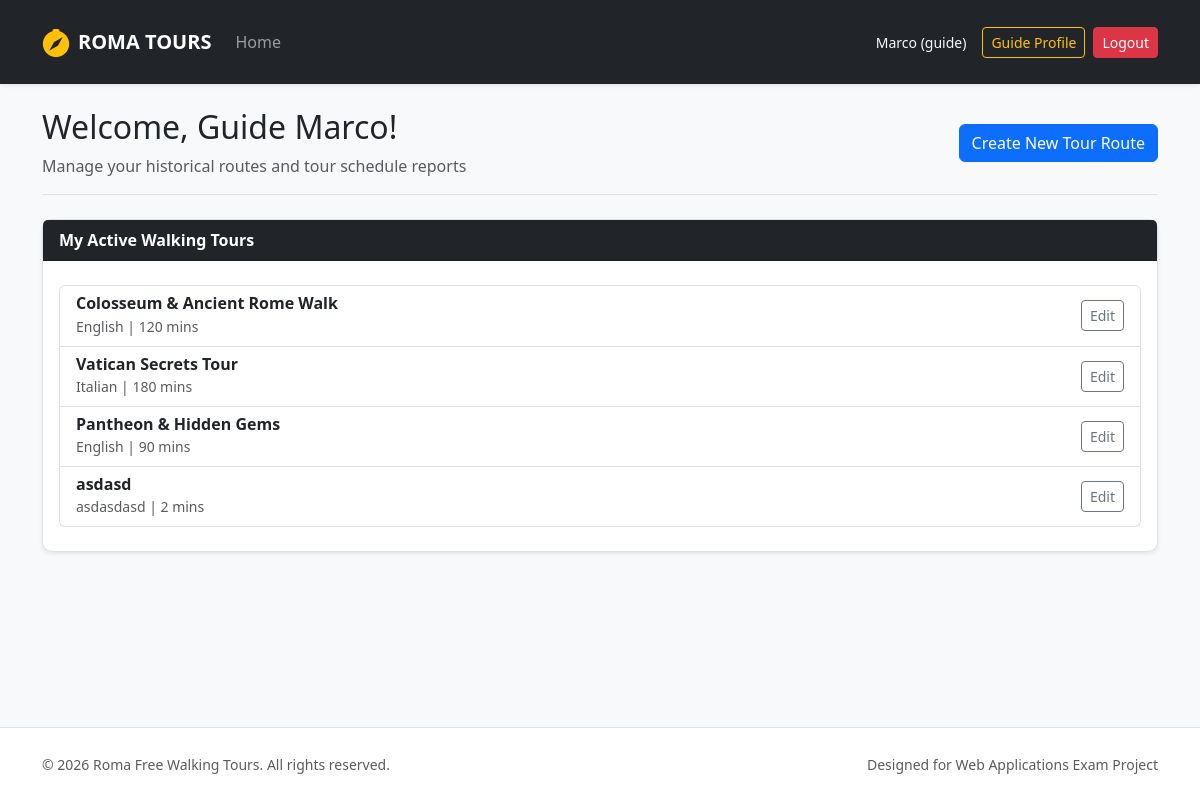
Page /guide/profile (signed in) on the earlier database version.
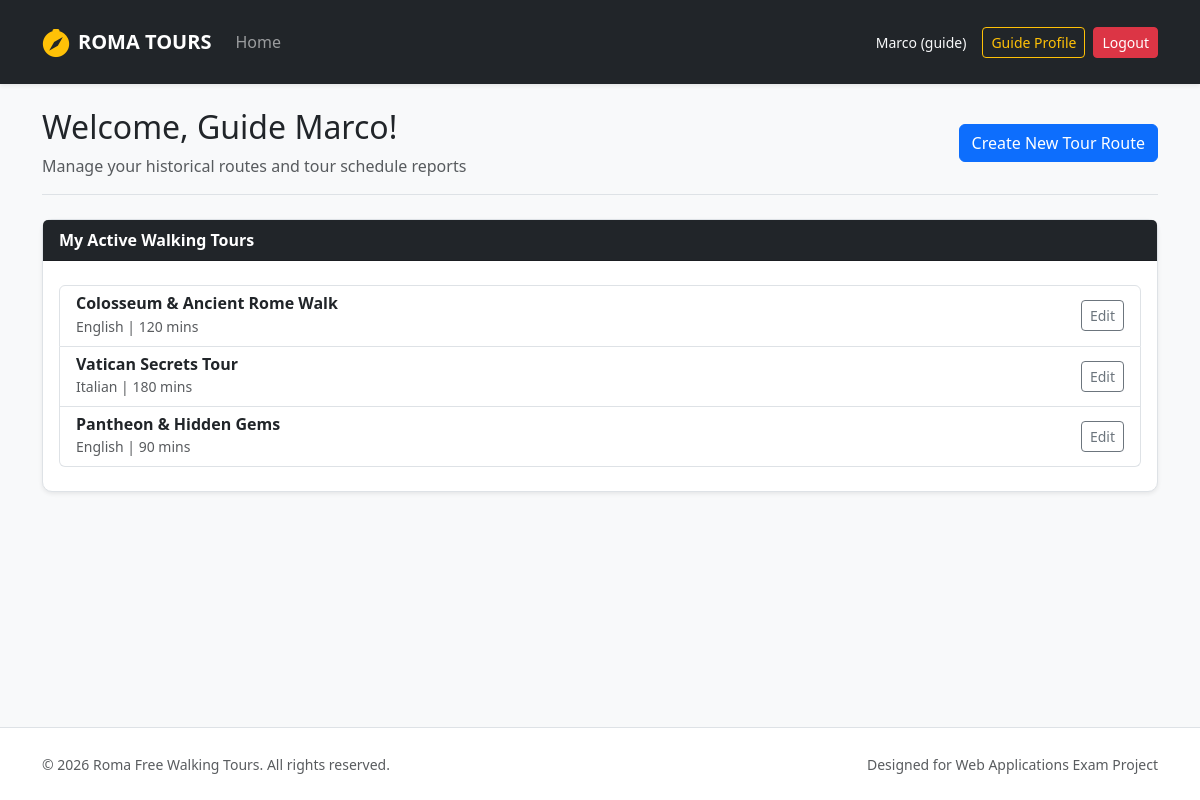
Same page on the later database version.
### tables this page shows
CREATE TABLE tours (
            id INTEGER PRIMARY KEY AUTOINCREMENT,
            guide_id INTEGER NOT NULL,
            title TEXT NOT NULL,
            meeting_point TEXT NOT NULL,
            duration INTEGER NOT NULL,
            language TEXT NOT NULL,
            max_participants INTEGER NOT NULL,
            description TEXT NOT NULL,
            stops TEXT NOT NULL,
            photos TEXT NOT NULL,
            FOREIGN KEY (guide_id) REFERENCES users(id) ON DELETE CASCADE
        );

### routes/auth_routes.py (the view)
@auth_bp.route("/guide/profile")
@login_required
@guide_required
def profile_guide():
    from dao.tours_dao import get_tours_by_guide_id
    my_tours = get_tours_by_guide_id(current_user.id)
    return render_template("profile_guide.html", tours=my_tours)

### app.py (called while the page is built)
@login_manager.user_loader
def load_user(user_id):
    db_user = get_user_by_id(user_id)
    if db_user:
        return User(
            id=db_user["id"], name=db_user["name"], surname=db_user["surname"],
            email=db_user["email"], role=db_user["role"], languages=db_user["languages"]
        )
    return None

### dao/tours_dao.py (called while the page is built)
def get_tours_by_guide_id(p_guide_id):
    query = "SELECT * FROM tours WHERE guide_id = ?"
    conn = sqlite3.connect("roma_tours.db")
    conn.row_factory = sqlite3.Row
    cursor = conn.cursor()
    cursor.execute(query, (p_guide_id,))
    tours = cursor.fetchall()
    cursor.close()
    conn.close()
    return tours

### dao/users_dao.py (called while the page is built)
def get_user_by_id(p_id):
    query = "SELECT * FROM users WHERE id = ?"
    conn = sqlite3.connect("roma_tours.db")
    conn.row_factory = sqlite3.Row
    cursor = conn.cursor()
    cursor.execute(query, (p_id,))
    db_user = cursor.fetchone()
    cursor.close()
    conn.close()
    return db_user

### templates/profile_guide.html (shortened to what this page needs)
{% extends 'base.html' %}
{% block content %}
<div class="col-12">
  <div class="d-flex flex-wrap justify-content-between align-items-center mb-4 border-bottom pb-3">
    <div>
      <h2>Welcome, Guide {{ current_user.name }}!</h2>
      <p class="text-muted mb-0">Manage your historical routes and tour schedule reports</p>
    </div>
    <a href="{{ url_for('guide.new_tour') }}" class="btn btn-primary">Create New Tour Route</a>
  </div>
  <div class="card shadow-sm border mb-4">
    <div class="card-header bg-dark text-white fw-bold">My Active Walking Tours</div>
    <div class="card-body py-4">
       {% if tours %}
         <div class="list-group">
           {% for tour in tours %}
             <div class="list-group-item d-flex justify-content-between align-items-center">
               <div>
                 <h6 class="mb-0 fw-bold">{{ tour.title }}</h6>
                 <small class="text-muted">{{ tour.language }} | {{ tour.duration }} mins</small>
               </div>
               <a href="{{ url_for('guide.edit_tour', tour_id=tour.id) }}" class="btn btn-sm btn-outline-secondary">Edit</a>
             </div>
           {% endfor %}
         </div>
       {% else %}
         <div class="text-center text-muted">
           <i class="bi bi-map fs-2 mb-2 d-block text-secondary"></i>
           <p class="mb-0 small">No custom tour routes created yet. Click the button above to start your first tour!</p>
         </div>
       {% endif %}
    </div>
  </div>
</div>
{% endblock %}

Differences in the rows shown:
removed tours: title "asdasd", language "asdasdasd", duration "2"
